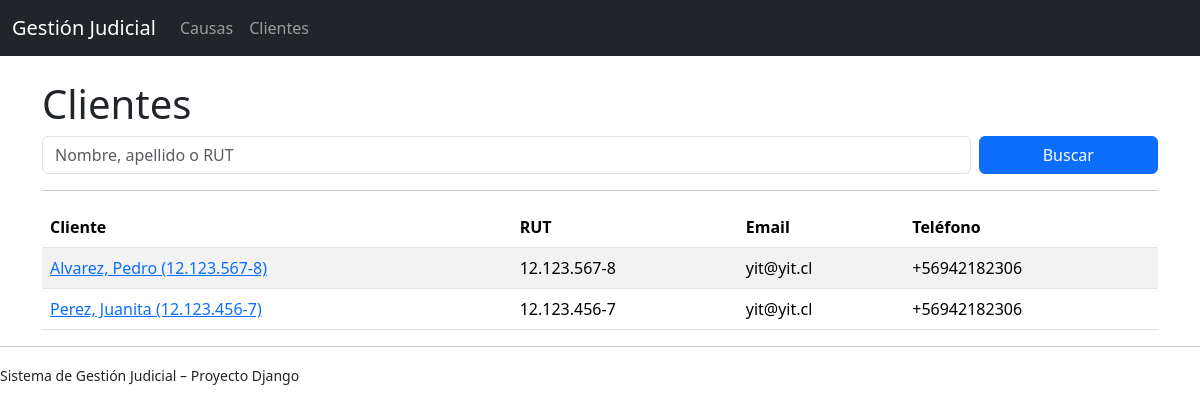
/clientes/, run on the app's committed database.
### clientes/models.py (models this page shows)
class Cliente(models.Model):
    nombres = models.CharField(max_length=100)
    apellidos = models.CharField(max_length=100)
    rut = models.CharField(max_length=12, unique=True)
    direccion = models.CharField(max_length=255, blank=True)
    telefono = models.CharField(max_length=20, blank=True)
    email = models.EmailField(blank=True)
    descripcion = models.TextField(blank=True)
    activo = models.BooleanField(default=True)
    fecha_creacion = models.DateTimeField(auto_now_add=True)
    class Meta:
        ordering = ['apellidos', 'nombres']
    def __str__(self):
        return f"{self.apellidos}, {self.nombres} ({self.rut})"

### clientes/views.py (the view)
# urls.py: path('', views.ClienteListView.as_view(), name='lista'),
class ClienteListView(ListView):
    model = Cliente
    template_name = 'clientes/cliente_list.html'
    context_object_name = 'clientes'
    paginate_by = 20
    def get_queryset(self):
        queryset = Cliente.objects.all().order_by('apellidos', 'nombres')
        query = self.request.GET.get('q')
        if query:
            queryset = queryset.filter(
                Q(nombres__icontains=query) |
                Q(apellidos__icontains=query) |
                Q(rut__icontains=query)
            )
        return queryset

### clientes/templates/clientes/cliente_list.html (shortened to what this page needs)
{% extends 'base.html' %}
{% block content %}
<h1>Clientes</h1>
<form method="get" class="row g-2 mb-3">
    <div class="col-md-10">
        <input type="text" name="q"
               value="{{ request.GET.q }}"
               placeholder="Nombre, apellido o RUT"
               class="form-control">
    </div>
    <div class="col-md-2">
        <button type="submit" class="btn btn-primary w-100">Buscar</button>
    </div>
</form>
<hr>
<table class="table table-striped table-hover">
    <thead>
        <tr>
            <th>Cliente</th>
            <th>RUT</th>
            <th>Email</th>
            <th>Teléfono</th>
        </tr>
    </thead>
    <tbody>
        {% for cliente in clientes %}
        <tr>
            <td>
                <a href="{% url 'clientes:detalle' cliente.pk %}">
                    {{ cliente }}
                </a>
            </td>
            <td>{{ cliente.rut }}</td>
            <td>{{ cliente.email }}</td>
            <td>{{ cliente.telefono }}</td>
        </tr>
        {% empty %}
        <tr>
            <td colspan="4">No se encontraron clientes</td>
        </tr>
        {% endfor %}
    </tbody>
</table>
{% endblock %}

### data on the page
Cliente: apellidos+nombres+rut "Alvarez, Pedro (12.123.567-8)", rut "12.123.567-8", email "yit@yit.cl", telefono "+56942182306"
Cliente: apellidos+nombres+rut "Perez, Juanita (12.123.456-7)", rut "12.123.456-7", email "yit@yit.cl", telefono "+56942182306"
